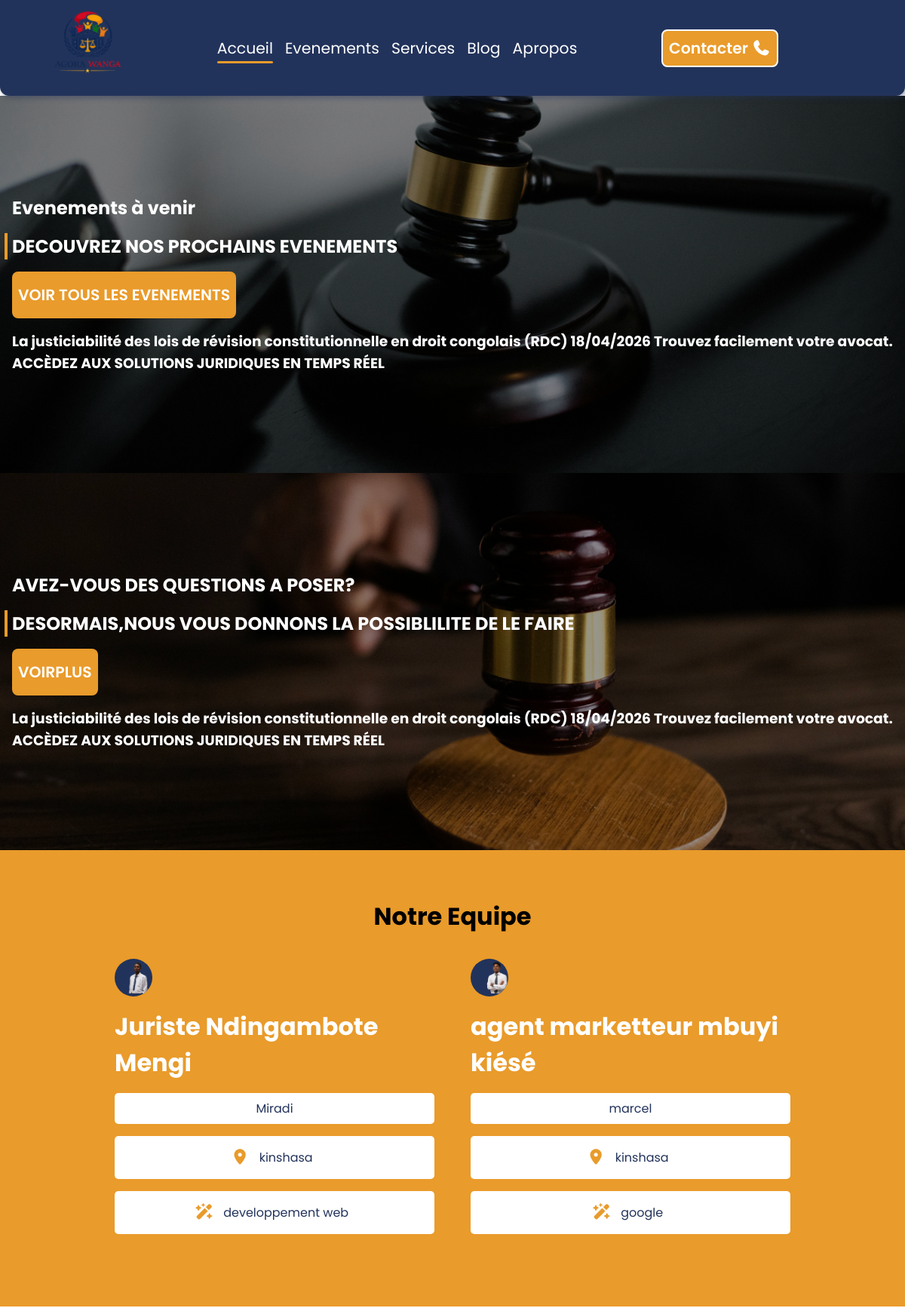
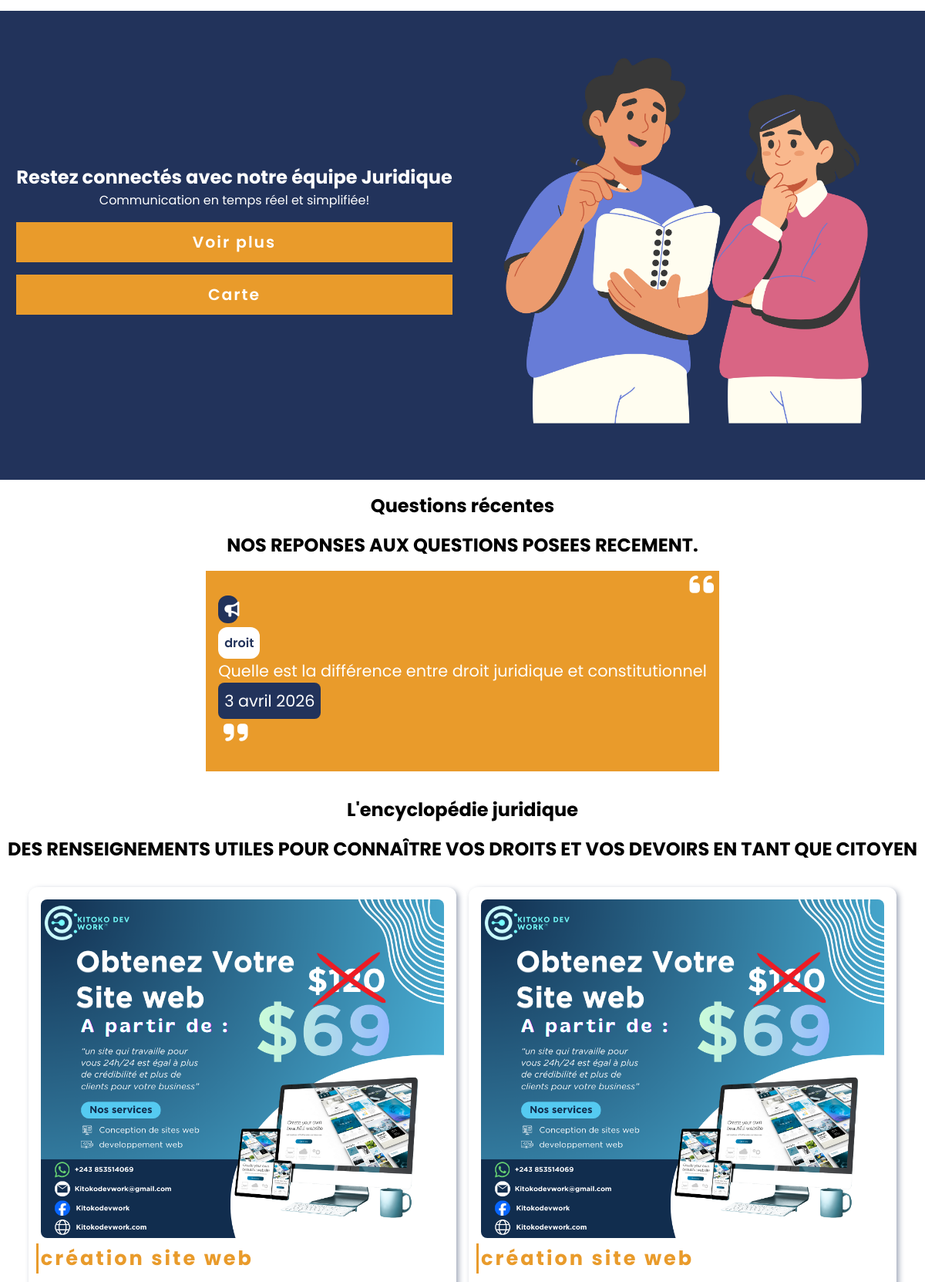
The page / (upper part) on the database its author committed (2 pictures, top to bottom).
### gestAGORA/models.py (models this page shows, shortened)
class membres(models.Model):
    denomination=models.CharField(max_length=25, default='kkk')
    nom=models.CharField(max_length=25, default='kkk')
    prenom=models.CharField(max_length=25, default='kkk')
    postnom=models.CharField(max_length=25, default='kkk')
    img=models.ImageField(upload_to='membres/', default='membres/')
    localisation=models.CharField(max_length=25, default='kkk')
    specificite=models.CharField(max_length=100, default='kkk')

class Question(models.Model):
    IdQuest=models.AutoField(primary_key=True)
    titre=models.CharField(max_length=100, default='kkk')
    datepubliee=models.DateField(auto_created=True)
    message=models.CharField(max_length=400, default='kkk')
    nbrpersonnes=models.IntegerField(default=21)

class Actus(models.Model):
    IdAct=models.AutoField(primary_key=True)
    img=models.ImageField(upload_to='actus/', default='actus/')
    mot_cle=models.CharField(max_length=100, default='kkk')
    titre=models.CharField(max_length=100, default='kkk')
    datepubliee=models.DateField(auto_created=True, default='23/12/2007')
    description=models.CharField(max_length=200, default='kkk')

### gestAGORA/views.py (the view)
# urls.py: path('',views.Accueil, name="Accueil"),
def Accueil(request):
    actus=Actus.objects.all()
    questions=Question.objects.all().order_by('IdQuest')[:5]
    services=Services.objects.all().order_by('Idservices')[:4]
    evenements=Evenement.objects.all()
    membre=membres.objects.all().order_by('id'[:4])
    return render(request, 'pages/index.html',
           {
               'Actus':actus,
               'questions':questions,
               'services':services,
               'evenements':evenements,
               'membres':membre
           })

### templates/pages/index.html
{% extends "base.html" %}

### templates/base.html (shortened to what this page needs)
<!DOCTYPE html>
{% load static %}
<html lang="fr">
<head>
    <link rel="stylesheet" href="{% static 'style/style.css' %}">
    <link rel="stylesheet" href="{% static 'style/media.css' %}">
    <link rel="stylesheet" href="{% static 'style/animate.css' %}">
    <link rel="stylesheet" href="https://cdnjs.cloudflare.com/ajax/libs/font-awesome/7.0.1/css/all.min.css" />
</head>
<body>
    <main>
        <header>
          {% block header_content %}
            <div class="logo"><img src="{% static 'photos/logoAgora.png' %}" alt="logo" width="120px"></div>
            <nav>
                <ul>
                  {% block navlinks %}
                    <li><a href="{% url "Accueil" %}" class="active">Accueil</a></li>
                    <li><a href="{% url "evenement" %}">Evenements</a></li>
                    <li><a href="{% url "services" %}">Services</a></li>
                    <li><a href="{% url "blog" %}">Blog</a></li>
                    <li><a href="{% url "Apropos" %}">Apropos</a></li>
                  {% endblock navlinks %}
                </ul>
            </nav>
            <a href="https://wa.me/243830151196?text=Bonjour, %20je%20souhaite%20voir%20%plus%20%d'informations" target="_blank"" class="contact">Contacter <span><i class="fa-solid fa-phone"></i></span></a>
          {% endblock header_content %}
        </header>
        <section class="hero">
            {% block section %}
              <swiper-container class="mySwiper" pagination="true" pagination-dynamic-bullets="true" pagination-clickable="true">
                <swiper-slide>
                    <div class="evenements">
                      <h1>Evenements à venir</h1>
                      <h2>DECOUVREZ NOS PROCHAINS EVENEMENTS</h2>
                      <a href="">VOIR TOUS LES EVENEMENTS</a>
                    </div>
                    <div class="content">
                      <h3>
                        La justiciabilité des lois de révision constitutionnelle en droit congolais (RDC)
                          18/04/2026
                          Trouvez facilement votre avocat.
                          ACCÈDEZ AUX SOLUTIONS JURIDIQUES EN TEMPS RÉEL
                      </h3>
                    </div>
                </swiper-slide>
                <swiper-slide>
                    <div class="evenements">
                      <h1>AVEZ-VOUS DES QUESTIONS A POSER?</h1>
                      <h2>DESORMAIS,NOUS VOUS DONNONS LA POSSIBLILITE DE LE FAIRE</h2>
                      <a href="">VOIRPLUS</a>
                    </div>
                    <div class="content">
                      <h3>
                        La justiciabilité des lois de révision constitutionnelle en droit congolais (RDC)
                          18/04/2026
                          Trouvez facilement votre avocat.
                          ACCÈDEZ AUX SOLUTIONS JURIDIQUES EN TEMPS RÉEL
                      </h3>
                    </div>
                </swiper-slide>
              </swiper-container>
              <div class="equipe">
                <h2>Notre Equipe</h2>
                <div class="members">
                    {% for membre in membres %}
                      <div class="box">
                        <div class="circle">
                          <img src="{{membre.img.url}}" alt="{{membre.nom}}">
                        </div>
                        <h2>{{membre.denomination}} <span>{{membre.postnom}}</span> <span>{{membre.nom}}</span></h2>
                        <p>{{membre.prenom}}</p>
                        <p><i class="fa-solid fa-location-dot"></i> <span>{{membre.localisation}}</span></p>
                        <p><i class="fa-solid fa-wand-magic-sparkles"></i> <span>{{membre.specificite}}</span></p>
                      </div>
                      {% empty %}
                       <p>Aucun élément disponible</p>
                      {% endfor %}
                </div>
              </div>
              <div class="short_slide">
                <div class="box">
                  <h2>Restez connectés avec notre équipe Juridique</h2>
                  <p>Communication en temps réel et simplifiée!</p>
                  <div class="more">
                    <a href="{% url "Apropos" %}">Voir plus</a>
                    <a href="{% url "carte" %}" target="_blank">Carte</a>
                  </div>
                </div>
                <img src="{% static 'photos/com.png' %}" alt="communication" width="100%">
              </div>
              <div class="questions">
                <h1>Questions récentes</h1>
                <h2>NOS REPONSES AUX QUESTIONS POSEES RECEMENT.</h2>
                <div class="boxs">
                    {% for question in questions  %}
                      <div class="box">
                        <i class="fa-solid fa-quote-left" id="left"></i>
                        <div class="top">
                            <i class="fa-solid fa-bullhorn"></i>
                            <p>{{question.titre}}</p>
                        </div>
                        <div class="content">
                          <p>{{question.message}}</p>
                          <p>{{question.datepubliee}}</p>
                        </div>
                        <i class="fa-solid fa-quote-right" id="right"></i>
                      </div>
                      {% endfor %}
                  </div>
              </div>
              <div class="info_juridique">
                <h1>L'encyclopédie juridique</h1>
                <h2>DES RENSEIGNEMENTS UTILES POUR CONNAÎTRE VOS DROITS ET VOS DEVOIRS EN TANT QUE CITOYEN</h2>
                <div class="boxs">
                  {% for actu in Actus  %}
                  <div class="box">
                      <div class="img">
                        <img src="{{actu.img.url}}" alt="{{actu.titre}}">
                        <div class="absolute_text">
                          <p>{{actu.mot_cle}}</p>
                        </div>
                      </div>
                    </div>
                    {% endfor %}
                </div>
              </div>
            {% endblock section %}
        </section>
    </main>
</body>
</html>

### static/style/media.css (style rules this page uses)
:root { --font-family: 'Poppins','Sans-serif'; --border-rad-little:8px; --border-rad-normal:12px; --border-rad-circle:50%; --primary-color:#22335b; --secondary-color:#e99b2b; --bg-color:#ffffff; --txt-color:#000; --h-color:#fff; --shadow-props:3px 3px 7px rgba(34, 51, 91, 0.422); --padding-box:1rem; }

### rows shown on the page
membres: img (picture), denomination "Juriste", postnom "Ndingambote", nom "Mengi", prenom "Miradi", localisation "kinshasa", specificite "developpement web"
membres: img (picture), denomination "agent marketteur", postnom "mbuyi", nom "kiésé", prenom "marcel", localisation "kinshasa", specificite "google"
Question: titre "droit", message "Quelle est la différence entre droit juridique et constitutionnel", datepubliee "3 avril 2026"
Actus: img (picture), mot_cle "création site web"
Actus: img (picture), mot_cle "création site web"
